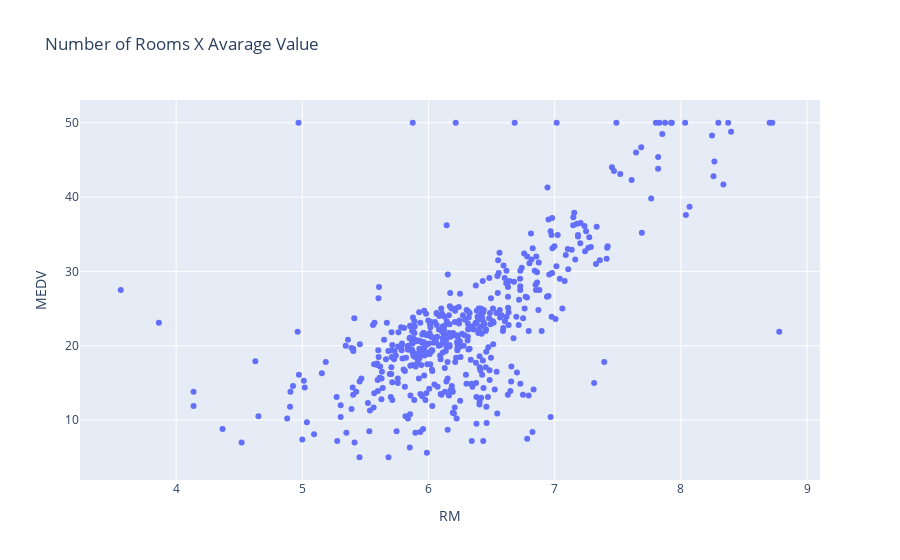

Source (notebook cell):
### Code cell
fig = px.scatter(data, x=data.RM, y=data.MEDV, title="Number of Rooms X Avarage Value")
fig.show()

### Figure 1 — Plotly figure (JSON) as saved in the notebook; plotly's stock layout.template omitted (floating-point values rounded to 4 significant figures; data arrays with more than 128 entries replaced by an {"elided": "..."} marker saying what was removed)
{"data": [{"hoverlabel": {"namelength": 0}, "hovertemplate": "RM=%{x}<br>MEDV=%{y}", "legendgroup": "", "marker": {"color": "#636efa", "symbol": "circle"}, "mode": "markers", "name": "", "showlegend": false, "type": "scatter", "x": {"elided": "506 float values"}, "xaxis": "x", "y": {"elided": "506 float values"}, "yaxis": "y"}], "layout": {"autosize": true, "dragmode": "pan", "legend": {"tracegroupgap": 0}, "title": {"text": "Number of Rooms X Avarage Value"}, "xaxis": {"anchor": "y", "autorange": true, "domain": [0, 1], "range": [3.241, 9.1], "title": {"text": "RM"}, "type": "linear"}, "yaxis": {"anchor": "x", "autorange": true, "domain": [0, 1], "range": [1.704, 53.3], "title": {"text": "MEDV"}, "type": "linear"}}}
